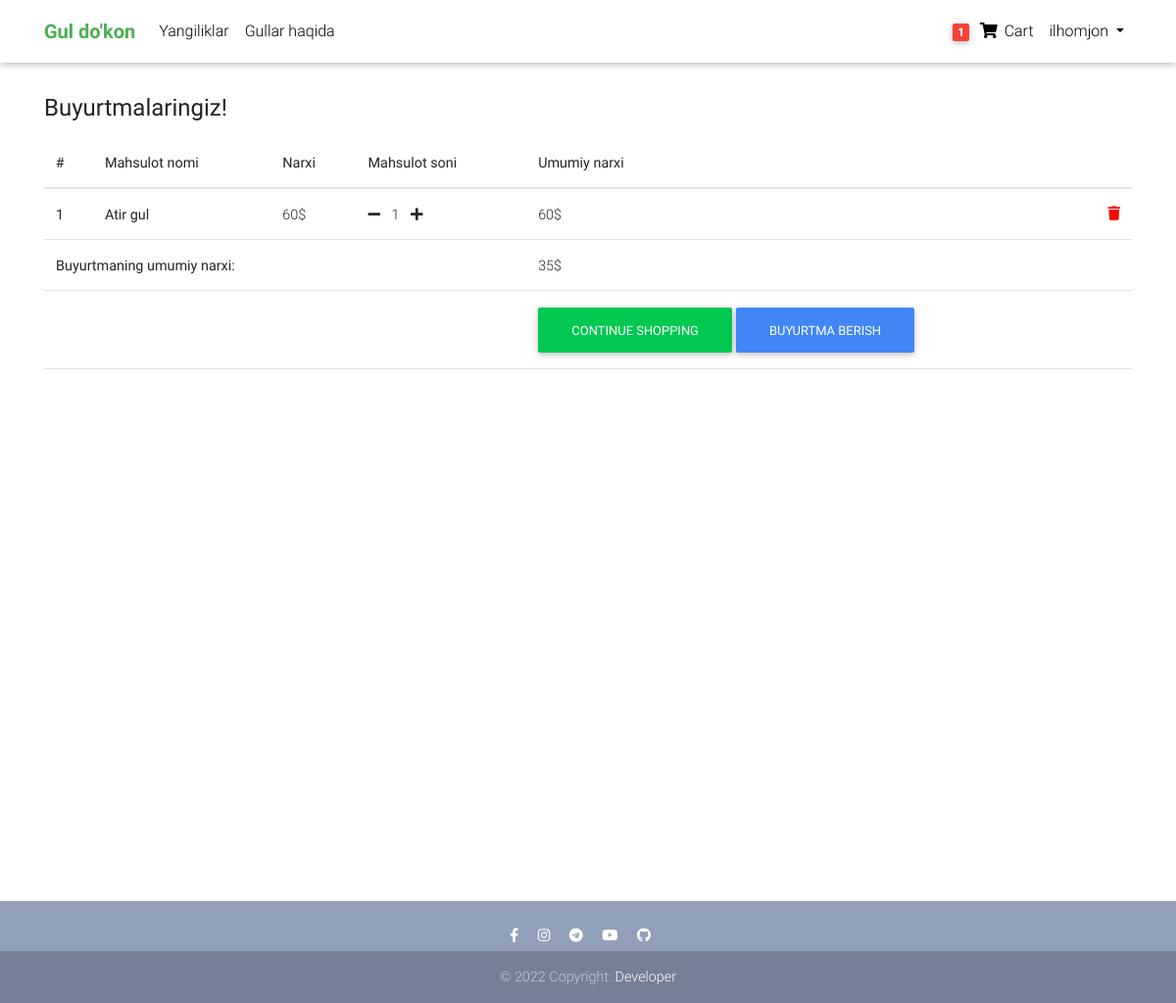
Page /order-summary (signed in) on the committed database.
### accounts/models.py (models this page shows)
class CustomUser(AbstractUser):
    age = models.PositiveIntegerField(null=True, blank=True)

### flowers/models.py (models this page shows, shortened)
class Order(models.Model):
    user = models.ForeignKey(settings.AUTH_USER_MODEL, on_delete=models.CASCADE)
    products = models.ManyToManyField(OrderProduct)
    start_date = models.DateTimeField(auto_now_add=True)
    ordered_date = models.DateTimeField()
    ordered = models.BooleanField(default=False)
    order_completed = models.BooleanField(default=False)
    order_completed_date = models.DateTimeField(null=True, blank=True)
    billingAddress = models.ForeignKey('BillingAddress', on_delete=models.SET_NULL, blank=True, null=True)
    payment = models.ForeignKey('Payment', on_delete=models.SET_NULL, blank=True, null=True)
    promo_code_text = models.CharField(max_length=20, blank=True, null=True)
    promocode = models.ForeignKey('PromoCode', on_delete=models.SET_NULL, blank=True, null=True)
    def get_total(self):
        total = 0
        for order_product in self.products.all():
            total += order_product.get_final_price()
        promo_code = self.promocode
        if promo_code:
            if promo_code.discount_cash:
                total -= promo_code.discount_cash
            elif promo_code.discount_interest:
                total *= (100-promo_code.discount_interest) / 100
        return total

class OrderProduct(models.Model):
    user = models.ForeignKey(settings.AUTH_USER_MODEL, on_delete=models.CASCADE)
    ordered = models.BooleanField(default=False)
    product = models.ForeignKey(Product, on_delete=models.CASCADE)
    quantity = models.IntegerField(default=1)
    def get_total_product_price(self):
        return self.quantity * self.product.price
    def get_final_price(self):
        if self.product.discount_price:
            return self.get_total_product_discount_price()
        return self.get_total_product_price()

class Product(models.Model):
    name = models.CharField(max_length=50)
    description = RichTextField()
    date = models.DateTimeField(auto_now_add=True)
    image = models.ImageField(upload_to='images/')
    price = models.IntegerField()
    discount_price = models.IntegerField(null=True, blank=True)
    category = models.ForeignKey(Category, on_delete=models.CASCADE)
    label = models.CharField(choices=LABEL_CHOICES, max_length=10, null=True, blank=True)
    class Meta:
        verbose_name_plural = "Products"

class PromoCode(models.Model):
    promocode = models.CharField(max_length=20)
    min_price = models.IntegerField(blank=True, null=True)
    discount_cash = models.IntegerField(null=True, blank=True)
    discount_interest = models.IntegerField(null=True, blank=True)

### flowers/views.py (the view)
# urls.py: path('order-summary', OrderSummaryView.as_view(), name='order-summary'),
class OrderSummaryView(LoginRequiredMixin, View):
    def get(self, *args, **kwargs):
        try:
            order = Order.objects.get(user=self.request.user, ordered=False)
            return render(self.request, 'order_summary.html', context={
                'object': order,
            })
        except ObjectDoesNotExist:
            messages.error(self.request, "Savatingiz bo'sh, mahsulot tanlab uni qo'shing!", extra_tags='danger')
            return HttpResponseRedirect(self.request.META.get('HTTP_REFERER'))

### flowers/templatetags/card_template_tags.py (called while the page is built)
@register.filter()
def card_flower_count(user):
    if user.is_authenticated:
        qs = Order.objects.filter(user=user, ordered=False)
        if qs.exists():
            return qs.last().products.count()
    return 0

### template/order_summary.html (shortened to what this page needs)
{% extends 'base.html' %}
{% block content %}
<div class="mt-5 pt-5">
  </div>
<main>
    <div class="container">
  <h4><b>Buyurtmalaringiz!</b></h4>
<table class="table table-hover mt-3 mb-5">
    <thead>
    <tr>
      <th scope="col">#</th>
      <th scope="col">Mahsulot nomi</th>
      <th scope="col">Narxi</th>
      <th scope="col">Mahsulot soni</th>
      <th scope="col">Umumiy narxi</th>
    </tr>
  </thead>
  <tbody class="table-group-divider">
  {% for order_product in object.products.all %}
    <tr>
      <th scope="row">{{ forloop.counter }}</th>
      <th><a class="text-link active" href="{% url 'product' order_product.product.id %} ">{{ order_product.product.name }}</a></th>
      {% if order_product.product.discount_price %}
        <td>{{ order_product.product.price }}$</td>
        <td>
          <a href="{% url 'remove-flower-from-card' order_product.product.id %}"><i class="fas fa-minus mr-2"></i> </a>
          {{ order_product.quantity }}
          <a href="{% url 'add-to-card' order_product.product.id %}"><i class="fas fa-plus ml-2"></i></a>
        </td>
        <td>{{ order_product.get_final_price }}$
          <span class="badge text-bg-success">{{ order_product.get_amount_saved }}$ tejaysiz!</span>
          <a style="color:red;" href="{% url 'remove-from-card' order_product.product.id %}">
            <i class="fas fa-trash float-right"></i>
          </a>
        </td>
      {% else %}
        <td>{{ order_product.product.price }}$</td>
        <td>
          <a href="{% url 'remove-flower-from-card' order_product.product.id %}"><i class="fas fa-minus mr-2"></i> </a>
          {{ order_product.quantity }}
          <a href="{% url 'add-to-card' order_product.product.id %}"><i class="fas fa-plus ml-2"></i></a>
        </td>
        <td>{{ order_product.get_final_price }}$
          <a style="color:red;" href="{% url 'remove-from-card' order_product.product.id %}">
            <i class="fas fa-trash float-right"></i>
          </a>
        </td>
      {% endif %}
    </tr>
  {% endfor %}
  <tr>
    <td colspan="4"><b>Buyurtmaning umumiy narxi: </b></td>
    <td>{{ object.get_total }}$</td>
  </tr>
  <tr>
    <td colspan="4"></td>
    <td><a class="btn btn-success" href="/category/0/page/1/">continue shopping</a>
      {% if object.products.all %}
        <a class="btn btn-primary" href="{% url 'checkout' %}">Buyurtma berish</a> </td>
      {% endif %}
  </tr>
  </tbody>
</table>
    </div>
</main>
{% endblock content %}

### template/base.html (shortened to what this page needs)
{% load static %}
{% load card_template_tags %}
<!doctype html>
<html lang="uz">
<head>
  <link href="https://cdn.jsdelivr.net/npm/bootstrap@5.2.3/dist/css/bootstrap.min.css" rel="stylesheet">
  <link href="https://getbootstrap.com/docs/5.2/assets/css/docs.css" rel="stylesheet">
  <link rel="stylesheet" href="https://use.fontawesome.com/releases/v5.11.2/css/all.css">
  <link href="/static/css/bootstrap.min.css" rel="stylesheet">
  <link href="/static/css/mdb.min.css" rel="stylesheet">
  <link href="/static/css/style.min.css" rel="stylesheet">
</head>
<body>
  <nav class="navbar fixed-top navbar-expand-lg navbar-light white scrolling-navbar">
    <div class="container">
      <a class="navbar-brand waves-effect" href="/category/0/page/1/">
        <strong class="green-text"><b>Gul do'kon</b></strong>
      </a>
      <div class="collapse navbar-collapse" id="navbarSupportedContent">
        <ul class="navbar-nav mr-auto">
          <li class="nav-item">
            <a class="nav-link waves-effect" href="">Yangiliklar</a>
          </li>
          <li class="nav-item">
            <a class="nav-link waves-effect" href="">Gullar haqida</a>
          </li>
        </ul>
        <ul class="navbar-nav nav-flex-icons">
          {% if user.is_authenticated %}
          <li class="nav-item">
            <a href="{% url 'order-summary' %}" class="nav-link waves-effect">
              <span class="badge red z-depth-1 mr-1"> {{ user|card_flower_count }} </span>
              <i class="fas fa-shopping-cart"></i>
              <span class="clearfix d-none d-sm-inline-block"> Cart </span>
            </a>
          </li>
           <li class="nav-item dropdown">
              <a class="nav-link dropdown-toggle" href="#" role="button" data-bs-toggle="dropdown" aria-expanded="false">
                {{ user.username }}
              </a>
            </li>
          {% else %}
          <div class="button small">
            <a href="{% url 'login' %}" class="btn btn-outline-dark" type="submit" style="height:40; width:120;">login</a></div>
          {% endif %}
        </ul>
      </div>
    </div>
  </nav>
    <main>
        {% block content %}
        {% endblock content %}
    </main>
  <footer class="page-footer text-center font-small mt-4 wow fadeIn">
    <hr class="my-4">
    <div class="pb-1">
      <a href="https://www.facebook.com/profile.php?id=100075273840350&mibextid=ZbWKwL" target="_blank">
        <i class="fab fa-facebook-f mr-3"></i>
      </a>
      <a href="https://www.instagram.com/rahimov_ilhomjon01/" target="_blank">
        <i class="fab fa-instagram mr-3"></i>
      </a>
      <a href="http://t.me/Rahimov_Ilhomjon" target="_blank">
        <i class="fab fa-telegram mr-3"></i>
      </a>
      <a href="https://www.youtube.com/@realpythonacademy3211" target="_blank">
        <i class="fab fa-youtube mr-3"></i>
      </a>
      <a href="https://github.com/RahimovIlhom" target="_blank">
        <i class="fab fa-github mr-3"></i>
      </a>
    </div>
    <div class="footer-copyright py-3">
      © 2022 Copyright:
      <a href="" target="_blank"> Developer </a>
    </div>
  </footer>
  </body>
</html>

### template/base.html (style rules this page uses)
html, body, header, .carousel { height: 60vh; }
main { min-height: 100vh; }

### rows in the picture
CustomUser: id "1", username "ilhomjon"
OrderProduct: product.name "Atir gul", product.price "60", quantity "1", get_final_price "60"
Order: get_total "35"
